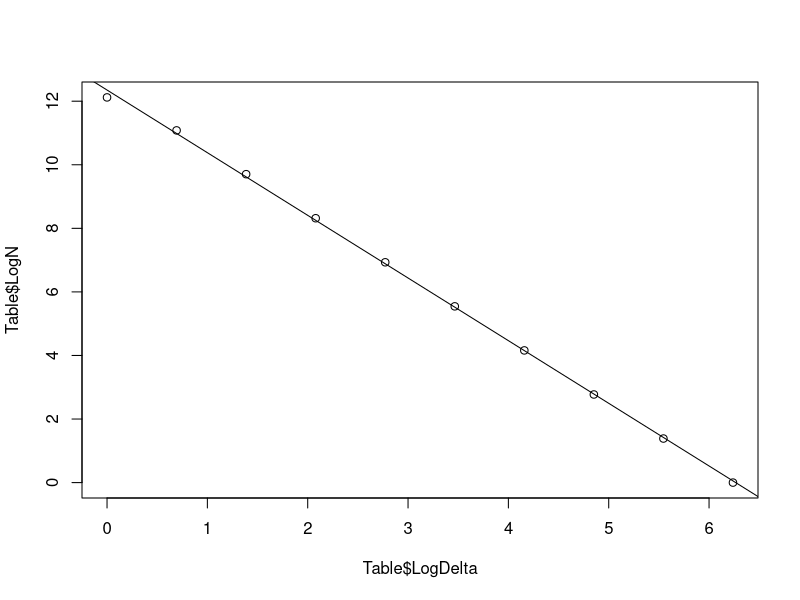
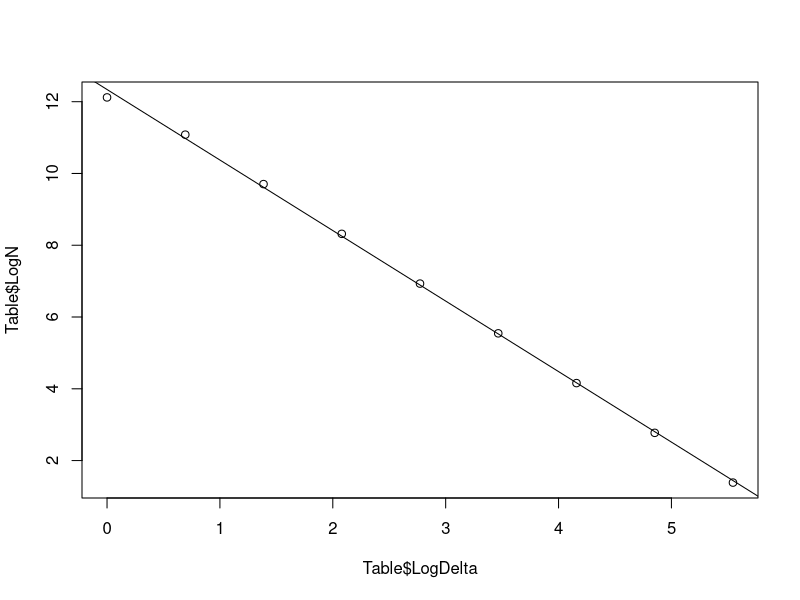

Source code (R) for these figures, in order:
#### Script for coumputing Hausdorf fractal dimension of opinion space

## Encoding: windows-1250
## Created:  2022-01-14 Francesco
## Edited:   2022-01-14 Francesco
## Adapted from: https://stackoverflow.com/questions/58417161/box-counting-in-r




# create a dataset to calculate de Hausdorff-Besicovitch dimension
mat <- matrix(runif(512*512),nrow = 512,ncol = 512)

mat[mat<=0.3] <- 0
mat[mat>0.3] <- 1

cant <- sum(mat)

fragment <- rep(2,10)**(0:9)
Table <- data.frame(Delta = rep(512,10)/(fragment ), N = fragment**2)
Table$LogDelta <- log(Table$Delta)

for(i in 2:10){
  delta_aux <- Table$Delta[i]

  for(j in 1:fragment [i]){
    row_id <- ((j-1)*delta_aux+1):(j*delta_aux)
    for(k in 1:fragment [i]){
      col_id <- ((k-1)*delta_aux+1):(k*delta_aux)
      if(sum(mat[row_id,col_id]) == 0){
        Table$N[i] <- Table$N[i] - 1
      }
    }
  }
}

Table$LogN <- log(Table$N)
lm_dim <- lm(Table$LogN ~ Table$LogDelta)

plot(Table$LogN ~ Table$LogDelta)
abline(lm_dim)

print('The box-counting dimension is:')
print(-lm_dim$coefficients[2])

# without the borders
Table <- Table[2:nrow(Table),]
lm_dim <- lm(Table$LogN ~ Table$LogDelta)

plot(Table$LogN ~ Table$LogDelta)
abline(lm_dim)

print('The box-counting dimension is:')
print(-lm_dim$coefficients[2])
